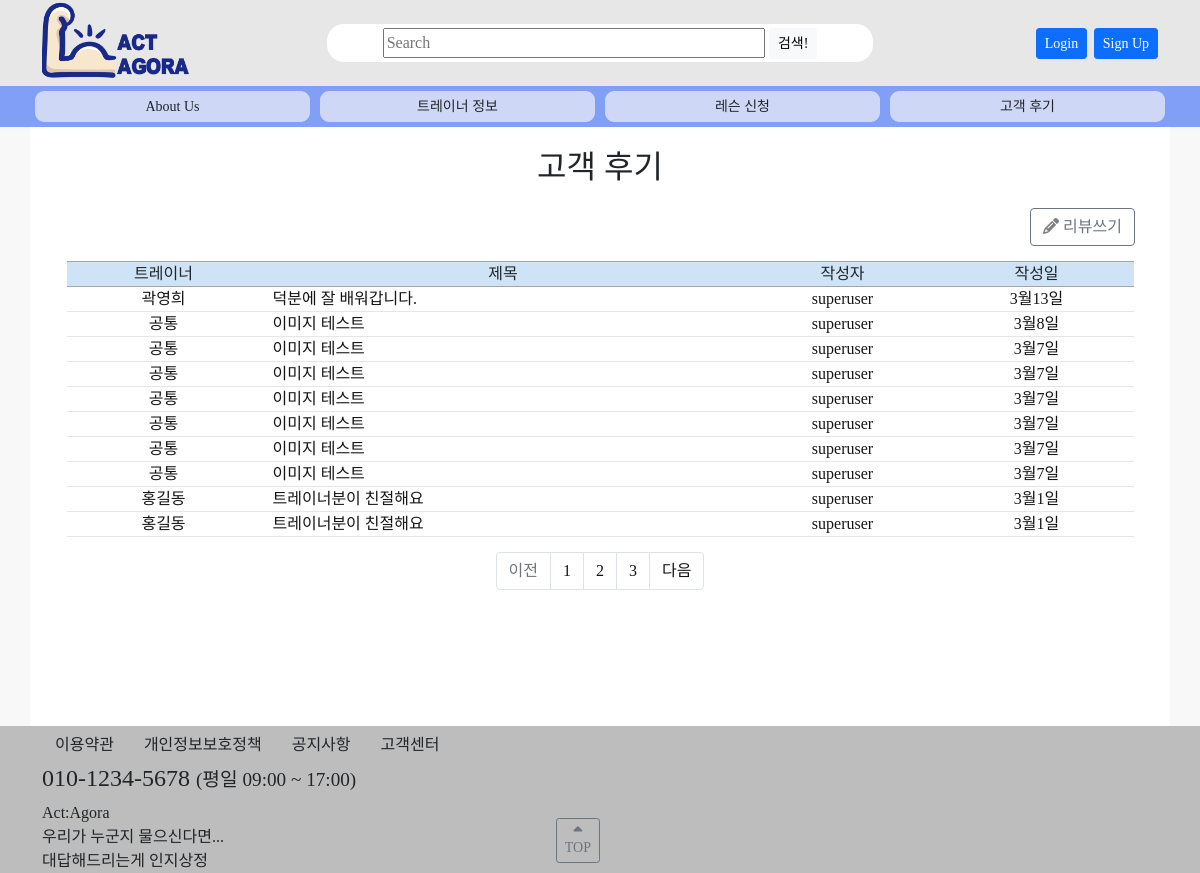
Before: /review/ with the older database file.
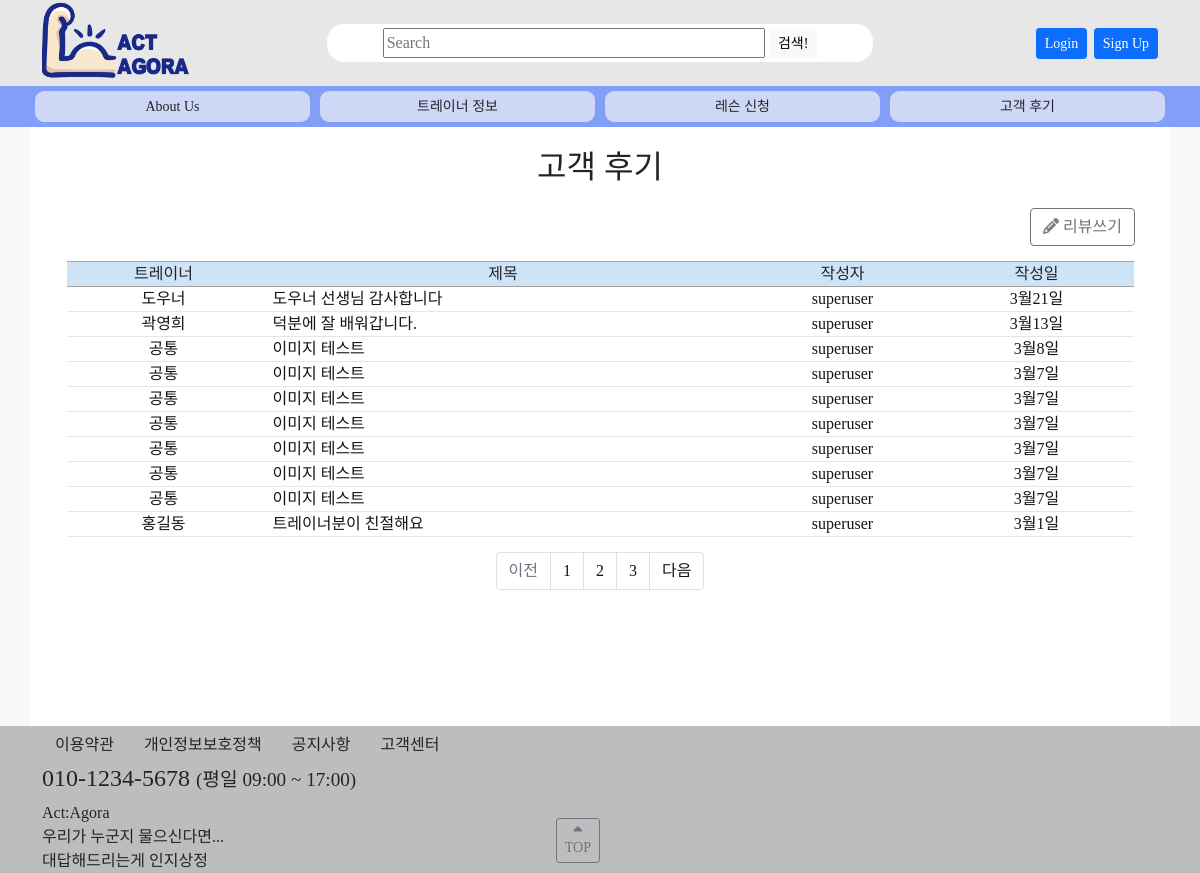
After: the same page with the newer database file.
### review/models.py (models this page shows, shortened)
class Review(models.Model):
    writer = models.ForeignKey(settings.AUTH_USER_MODEL, null=True, blank=True, on_delete=models.SET_NULL, verbose_name='작성자')
    trainer = models.ForeignKey(Trainer, null=True, blank=True, on_delete=models.SET_NULL, verbose_name='트레이너')
    date = models.DateTimeField(auto_now_add=True, blank=False, verbose_name='작성일')
    genretext = models.CharField(max_length=200, null=True, blank=True)
    genre = models.ManyToManyField(Genre, blank=True, verbose_name='장르')
    tagtext = models.CharField(max_length=200, null=True, blank=True)
    hashtag = models.ManyToManyField(Hashtag, blank=True)
    title = models.CharField(max_length=100, null=True)
    content = models.TextField(null=True, blank=True)
    def get_absolute_url(self):
        return reverse('review:review-detail', args=[str(self.id)])
    class Meta:
        db_table = '리뷰'
        verbose_name = '리뷰'
        verbose_name_plural = '리뷰'

### trainer/models.py (models this page shows, shortened)
class Trainer(models.Model):
    writer = models.ForeignKey(settings.AUTH_USER_MODEL, null=True, blank=True, on_delete=models.CASCADE, verbose_name='작성자')
    name = models.CharField(max_length=10, verbose_name='이름')
    genretext = models.CharField(max_length=200, null=True)
    genre = models.ManyToManyField(Genre, blank=True, verbose_name='장르')
    address = models.CharField(max_length=40, null=True, verbose_name='지역')
    place = models.CharField(max_length=40, null=True, verbose_name='장소')
    summary = models.TextField(null=True, blank=True)
    tagtext = models.CharField(max_length=200, null=True, blank=True)
    hashtag = models.ManyToManyField(Hashtag, blank=True)
    image = ProcessedImageField(
        upload_to=get_profile_image_path, processors=[ResizeToFill(width=500, height=500, upscale=False)],
        null=True, blank=True,
        format='JPEG', options={'quality': 90}, verbose_name="프로필 이미지"
    )
    imagename = models.CharField(max_length=64, null=True, blank=True, verbose_name='이미지파일')
    cert1, cert2, cert3, cert4, cert5, cert6, cert7, cert8, cert9, cert10 = [
        models.CharField(max_length=40, null=True, blank=True) for i in range(10)
    ]
    certimg1, certimg2, certimg3, certimg4, certimg5, certimg6, certimg7, certimg8, certimg9, certimg10 = [
        ProcessedImageField(
            upload_to=get_profile_image_path, processors=[Resize(width=500, height=None, upscale=False)],
            null=True, blank=True, format='JPEG', options={'quality': 90}
        ) for i in range(10)
    ]
    sns1, sns2, sns3, sns4, sns5 = [
        models.CharField(max_length=256, null=True, blank=True) for i in range(5)
    ]
    def display_genre(self):
        """Create a string for the Genre. This is required to display genre in Admin."""
        return ', '.join(genre.name for genre in self.genre.all()[:3])
    display_genre.short_description = 'Genre'
    class Meta:
        db_table = '트레이너'
        verbose_name = '트레이너'
        verbose_name_plural = '트레이너'

### accounts/models.py (models this page shows)
class User(AbstractBaseUser, PermissionsMixin):
    objects = UserManager()
    user_id = models.CharField(max_length=17, verbose_name="아이디", unique=True)
    password = models.CharField(max_length=256, verbose_name="비밀번호")
    email = models.EmailField(max_length=128, verbose_name="이메일", null=True, unique=True)
    hp = models.IntegerField(verbose_name="핸드폰번호", null=True, unique=True)
    name = models.CharField(max_length=8, verbose_name="이름", null=True)
    level = models.CharField(choices=LEVEL_CHOICES, max_length=18, verbose_name="등급", default=3)
    auth = models.CharField(max_length=10, verbose_name="인증번호", null=True)
    date_joined = models.DateTimeField(auto_now_add=True, verbose_name='가입일', null=True, blank=True)
    is_active = models.BooleanField(default=True)
    is_admin = models.BooleanField(default=False)
    is_staff = models.BooleanField(default=False)
    is_superuser = models.BooleanField(default=False)
    USERNAME_FIELD = 'user_id'
    REQUIRED_FIELDS = ['email']
    def __str__(self):
        return self.user_id
    class Meta:
        db_table = "회원목록"
        verbose_name = "사용자"
        verbose_name_plural = "사용자"

### review/views.py (the view)
# urls.py: path('review/', views.ReviewListView.as_view(), name='reviews'),
class ReviewListView(generic.ListView):
    model = Review
    paginate_by = 10
    template_name = 'review/review_list.html'
    context_object_name = 'review_list'
    def get_queryset(self):
        trainer_list = Review.objects.order_by('-id')
        self.request.session['trainer_id'] = None
        return trainer_list
    def get_context_data(self, **kwargs):
        context = super().get_context_data(**kwargs)
        paginator = context['paginator']
        page_numbers_range = 5
        max_index = len(paginator.page_range)
        page = self.request.GET.get('page')
        current_page = int(page) if page else 1
        start_index = int((current_page - 1) / page_numbers_range) * page_numbers_range
        end_index = start_index + page_numbers_range
        if end_index >= max_index:
            end_index = max_index
        page_range = paginator.page_range[start_index:end_index]
        context['page_range'] = page_range
        return context

### templates/review/review_list.html (shortened to what this page needs)
{% extends 'base.html' %}
{% block contents %}
{% if b %}
<h1>검색 결과</h1>
{% else %}
<h1 align="center">고객 후기</h1>
{% endif %}
{% if b %}
<p></p>
{% else %}
<div style="text-align: right; padding-right: 35px">
    <a href="{% url 'review:review-new' %}"><button class="btn btn-outline-secondary"><i class="fas fa-pencil-alt" style="color: gray"></i> 리뷰쓰기</button></a>
</div>
{% endif %}
<div class="row justify-content-center" style="margin-top: 15; margin-bottom: 0">
    <div class="col-3 col-md-2 board-top">트레이너</div>
    <div class="col-6 col-md-5 board-top">제목</div>
    <div class="col-3 col-md-2 board-top">작성자</div>
    <div class="d-none d-md-block col-md-2 board-top">작성일</div>
</div>
{% if page_obj %}
    {% for review in page_obj %}
    <a href="{{ review.get_absolute_url }}">
        <div class="row justify-content-center">
            <div class="col-3 col-md-2 board-content" style="text-align: center">{% if review.trainer %}{{ review.trainer.name }}{% else %}공통{% endif %}</div>
            <div class="col-6 col-md-5 board-content" style="">{{ review.title }}</div>
            <div class="col-3 col-md-2 board-content" style="text-align: center">{{ review.writer }}</div>
            <div class="d-none d-md-block col-md-2 board-content" style="text-align: center">{{ review.date|date:"n월j일" }}</div>
        </div>
    </a>
    {% endfor %}
{% endif %}
{% if is_paginated %}
<ul class="pagination justify-content-center" style="margin-top: 15px">
    {% if page_obj.has_previous %}
    <li class="page-item">
        <a class="page-link" href="?page={{ page_obj.previous_page_number }}"
            tabindex="-1">이전</a>
    </li>
    {% else %}
    <li class="page-item disabled">
        <a class="page-link" href="#" tabindex="-1">이전</a>
    </li>
    {% endif %}
    {% for page in page_range %}
    <li class="page-item {% if page == page_obj.number %} activate {% endif %}">
        <a class="page-link" href="?page={{ page }}">{{ page }}</a>
    </li>
    {% endfor %}
    {% if page_obj.has_next %}
    <li class="page-item">
        <a class="page-link"
            href="?page={{ page_obj.next_page_number }}">다음</a>
    </li>
    {% else %}
    <li class="page-item disabled">
        <a class="page-link" href="#">다음</a>
    </li>
    {% endif %}
</ul>
{% endif %}
{% endblock %}

### templates/base.html (shortened to what this page needs)
<html>
{% load static %}
    <head>
        <link rel="stylesheet" href="{% static 'css/bootstrap.css' %}" />
        <link rel="stylesheet" type="text/css" href="{% static 'css/normalize.css' %}" />
        <link rel="stylesheet" type="text/css" href="{% static 'css/styles.css' %}?ver=17" />
    </head>
    <body>
    {% load has_group %}
        <div class="container-fluid" style="background-color: #E7E7E7">
            <div class="container">
                <div class="row">
                    <div id="top-logo" class="col-4 col-md-3">
                        <a href="{% url 'index' %}"><img class="img-fluid" src="{% static 'img/main-logo.png' %}" style="vertical-align: middle; max-height: 80px"></a>
                    </div>
                    <div id="top-userinfo" class="col-8 col-md-3 order-md-2" align="right" style="margin: auto; font-size: 13px">
                        {% if user.is_authenticated %}
                            환영합니다, {{ user.get_username }} 님<br>
                            <a href="{% url 'accounts:logout' %}"><button class="btn btn-primary btn-sm">Logout</button></a>
                            &nbsp;<a href="{% url 'accounts:mypage' %}"><button class="btn btn-primary btn-sm">My Page</button></button></a>
                        {% else %}
                            <a  href="{% url 'accounts:login' %}?next={{ request.path }}"><button class="btn btn-primary btn-sm">Login</button></a>
                            &nbsp;<a href="{% url 'accounts:agreement' %}"><button class="btn btn-primary btn-sm">Sign Up</button></a>
                        {% endif %}
                    </div>
                    <div id="top-search" class="col-12 col-md-6 order-md-1">
                        <form class="form my-1 my-md-4" action="{% url 'search' %}" method="GET" style="border-radius: 17px; background-color: white; text-align: center">
                            <input class="form my-1" style="height: 30px; width: 70%; vertical-align: middle" type="text" placeholder="Search" aria-label="Search" name="b" value="{{b}}">
                            <input type="submit" value="검색!" class="btn btn-light btn-sm">
                        </form>
                    </div>
                </div>
            </div>
        </div>
        <div id="top-menu-bg" class="container-fluid">
            <div class="container">
                <div class="row">
                    <div class="top-menu-btn col-sm-3 col-3" align="center"><a href="{% url 'aboutus' %}"><button class="btn btn-sm">About Us</button></a></div>
                    <div class="top-menu-btn col-sm-3 col-3" align="center"><a href="{% url 'trainers' %}"><button class="btn btn-sm">트레이너 정보</button></a></div>
                    <div class="top-menu-btn col-sm-3 col-3" align="center"><a href="{% url 'lectures' %}"><button class="btn btn-sm">레슨 신청</button></a></div>
                    <div class="top-menu-btn col-sm-3 col-3" align="center"><a href="{% url 'review:reviews' %}"><button class="btn btn-sm">고객 후기</button></a></div>
                </div>
            </div>
        </div>
        <div class="container-fluid" style="background-color: #F8F8F8">
            <div class="container" style="background-color: white; padding: 0px">
                <div class="row">
                    <div class="col-sm-12 col-12">
                        {% block contents %}{% endblock %}
                        <p>&nbsp;</p>
                        <p>&nbsp;</p>
                        <p>&nbsp;</p>
                    </div>
                </div>
            </div>
        </div>
        <div class="container-fluid">
            <div class="container">
                <div class="row">
                    <div class="col-12">
                        <button class="btn">이용약관</button> <button class="btn">개인정보보호정책</button> <button class="btn">공지사항</button> <button class="btn">고객센터</button>
                    </div>
                    <div class="col-12">
                        <h4>010-1234-5678 <small>(평일 09:00 ~ 17:00)</small></h4>
                    </div>
                    <div class="col-12">
                        Act:Agora<br>
                        우리가 누군지 물으신다면...<br>
                        대답해드리는게 인지상정
                    </div>
                </div>
            </div>
        </div>
    <a style="display:scroll;position:fixed;bottom:10px;right:50%;" href="#" title=”top"><button class="btn btn-sm btn-outline-secondary"><i class="fas fa-caret-up" style="margin: 0; padding: 0"></i><br><span style="margin: 0; padding: 0">TOP</span></button></a>
    </body>
</html>

### static/css/styles.css (style rules this page uses)
body { font-family: NotoSansKR; background-color: #BDBDBD; margin: 0; padding: 0; }
#top-menu-bg { background-color: #819FF7; }
.top-menu-btn { background-color: #CED8F6; border-radius: 14px; border:5px solid #819FF7; }
a:link { text-decoration: none; color: #151515; }
button { vertical-align: middle; }
input { vertical-align: middle; }
.board-top { text-align: center; border-top: 1px solid #A4A4A4; border-bottom: 1px solid #A4A4A4; background-color: #CEE3F6; }
.board-content { border-bottom: 1px solid #E6E6E6; background-color: white; }

Changed rows visible on the page:
no longer on this page (row unchanged): Review: trainer.name "홍길동", title "트레이너분이 친절해요", writer "superuser", date "3월1일"
added Review: trainer.name "도우너", title "도우너 선생님 감사합니다", writer "superuser", date "3월21일"
